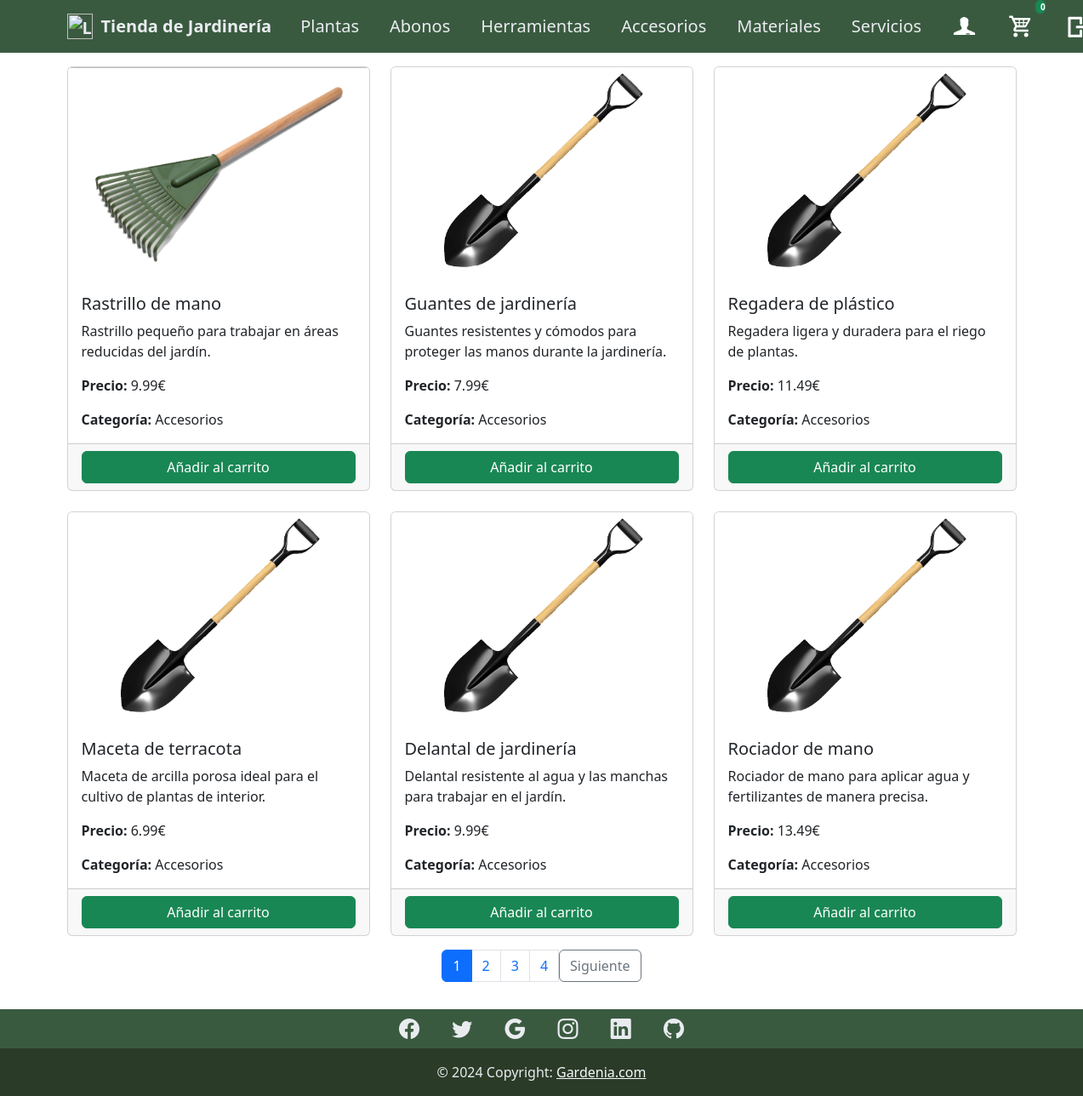
Page /views/usuariosprod.view.php?cat=Accesorios&pag=1 (signed in) on the committed database.
### tables this page shows
CREATE TABLE `productos` (
  `id_producto` int(11) NOT NULL,
  `nombre` varchar(100) DEFAULT NULL,
  `descripcion` text DEFAULT NULL,
  `precio` decimal(10,2) DEFAULT NULL,
  `imagen` varchar(255) DEFAULT NULL,
  `id_categoria` int(11) DEFAULT NULL
);

CREATE TABLE `categorias` (
  `id_categoria` int(11) NOT NULL,
  `nombre` varchar(100) DEFAULT NULL,
  `descripcion` text DEFAULT NULL
);

### class/Productsclass.php (called while the page is built, shortened)
<?php
include_once 'ConexionMysqli.php';
class ProductsClass
{
    private $conexion;
    public function __construct()
    {
        $con = new ConexionMysqli();
        $this->conexion = $con->obtenerConexion();
    }
    public function obtenerProductos($cat, $limite, $desplazamiento)
    {
        $sql = $this->conexion->prepare('SELECT id_categoria FROM categorias WHERE nombre = ?');
        $sql->bind_param('s', $cat);
        $id_cat = 0;
        if ($sql->execute()) {
            $res = $sql->get_result();
            if ($fila = $res->fetch_assoc()) {
                $id_cat = $fila['id_categoria'];
            }
        }
        $consulta = $this->conexion->prepare('SELECT c.*, p.*, c.nombre AS nombre_categoria FROM categorias c
                                                    INNER JOIN productos p ON c.id_categoria = p.id_categoria
                                                     WHERE  c.id_categoria = ? LIMIT ? OFFSET ?');
        $consulta->bind_param('iii', $id_cat, $limite, $desplazamiento);
        $productos = [];
        if ($consulta->execute()) {
            $resultado = $consulta->get_result();
            while ($fila = $resultado->fetch_assoc()) {
                $productos[] = $fila;
            }
        }
        return $productos;
    }
}

### class/Conexionmysqli.php (called while the page is built, shortened)
<?php
class ConexionMysqli
{
    private $dbHost = 'localhost';
    private $dbName = 'jardin';
    private $dbUser = 'root';
    private $dbPass = '';
    public function obtenerConexion()
    {
        $this->conexion = new mysqli($this->dbHost, $this->dbUser, $this->dbPass, $this->dbName);
        $this->conexion->set_charset("utf8");
        return $this->conexion;
    }
}

### class/CarritoClass.php (called while the page is built, shortened)
<?php
class CarritoClass
{
    private $conexion;
    public function __construct()
    {
        $con = new ConexionMysqli();
        $this->conexion = $con->obtenerConexion();
    }
    function contarProductos($idUsuario)
    {
        $sql = $this->conexion->prepare('SELECT sum(cantidad) AS total_cantidad
                                                FROM carrito
                                                WHERE id_usuario = ?');
        $sql->bind_param('i', $idUsuario);
        if ($sql->execute()) {
            $result = $sql->get_result();
            $fila = $result->fetch_assoc();
            return $fila;
        }
    }
}
?>

### api/carrito.php (called while the page is built, shortened)
<?php
include_once '../class/ConexionMysqli.php';
include_once '../class/CarritoClass.php';
function cantidadProductos($idUsuario)
{
    $carrito = new CarritoClass();
    $salida = $carrito->contarProductos($idUsuario);
    if (is_null($salida['total_cantidad'])) {
        return 0;
    } else {
        return $salida['total_cantidad'];
    }
}
?>

### views/usuariosprod.view.php (the view, shortened to what this page needs)
    <link href="https://cdn.jsdelivr.net/npm/bootstrap@5.3.0-alpha3/dist/css/bootstrap.min.css" rel="stylesheet">
    <link rel="stylesheet" href="../css/navuser.css" />
<?php
include '../class/ProductsClass.php';
include '../includes/usernav.php';
$productos = new ProductsClass();
$cat = $_GET['cat'];
$pag = $_GET['pag'];
$limite = 6;
$desplazamiento = ($pag - 1) * $limite;
$totalProductos = count($productos->obtenerProductos($cat, PHP_INT_MAX, 0));
$totalPag = ceil($totalProductos / $limite);
$obtenerProductos = $productos->obtenerProductos($cat, $limite, $desplazamiento);
echo '<div class="container mt-3">';
echo '<div class="row row-cols-1 row-cols-sm-2 row-cols-md-3 g-4">';
foreach ($obtenerProductos as $producto) {
    echo '<div class="col">';
    echo '<div class="card h-100">';
    echo '<img src="' . $producto["imagen"] . '" class="imagen_producto card-img-top" alt="' . $producto["nombre"] . '">';
    echo '<div class="card-body">';
    echo '<h5 class="card-title">' . $producto["nombre"] . '</h5>';
    echo '<p class="card-text">' . $producto["descripcion"] . '</p>';
    echo '<p class="card-text"><strong>Precio:</strong> ' . $producto["precio"] . '€</p>';
    echo '<p class="card-text"><strong>Categoría:</strong> ' . $producto["nombre_categoria"] . '</p>';
    echo '</div>';
    echo '<div class="card-footer">';
    echo '<a class="btn btn-success w-100" href="../api/carrito.php?id_producto=' . $producto["id_producto"] . '&cat=' . $cat . '&accion=agregarProducto">Añadir al carrito</a>';
    echo '</div>';
    echo '</div>';
    echo '</div>';
}
echo '</div>';
echo '</div>';
echo '<div class="container mt-3 mb-3">';
echo '<nav>';
echo '<ul class="pagination justify-content-center">';
for ($i = 1; $i <= $totalPag; $i++) {
    $activo = ($i == $pag) ? 'active' : '';
    echo '<li class="page-item ' . $activo . '">';
    echo '<a class="page-link" href="?cat=' . $cat . '&pag=' . $i . '">' . $i . '</a>';
    echo '</li>';
}
if ($pag < $totalPag) {
    echo '<li class="page-item">';
    echo '<a class="btn btn-outline-secondary" href="?cat=' . $cat . '&pag=' . ($pag + 1) . '">Siguiente</a>';
    echo '</li>';
}
echo '</ul>';
echo '</nav>';
echo '</div>';
include('../includes/footer.php');
?>

### views/usuariosprod.view.php (style rules this page uses)
.imagen_producto { width: 100%; height: 250px; object-fit: cover; }
.card { height: 100%; }
.card-body, .card-footer { display: flex; flex-direction: column; justify-content: space-between; }

### rows in the picture
productos: imagen (picture), nombre "Rastrillo de mano", descripcion "Rastrillo pequeño para trabajar en áreas reducidas del jardín.", precio "9.99", id_categoria.nombre "Accesorios"
productos: imagen (picture), nombre "Guantes de jardinería", descripcion "Guantes resistentes y cómodos para proteger las manos durante la jardinería.", precio "7.99", id_categoria.nombre "Accesorios"
productos: imagen (picture), nombre "Regadera de plástico", descripcion "Regadera ligera y duradera para el riego de plantas.", precio "11.49", id_categoria.nombre "Accesorios"
productos: imagen (picture), nombre "Maceta de terracota", descripcion "Maceta de arcilla porosa ideal para el cultivo de plantas de interior.", precio "6.99", id_categoria.nombre "Accesorios"
productos: imagen (picture), nombre "Delantal de jardinería", descripcion "Delantal resistente al agua y las manchas para trabajar en el jardín.", precio "9.99", id_categoria.nombre "Accesorios"
productos: imagen (picture), nombre "Rociador de mano", descripcion "Rociador de mano para aplicar agua y fertilizantes de manera precisa.", precio "13.49", id_categoria.nombre "Accesorios"

### other values in the picture
$cantidad "0"
